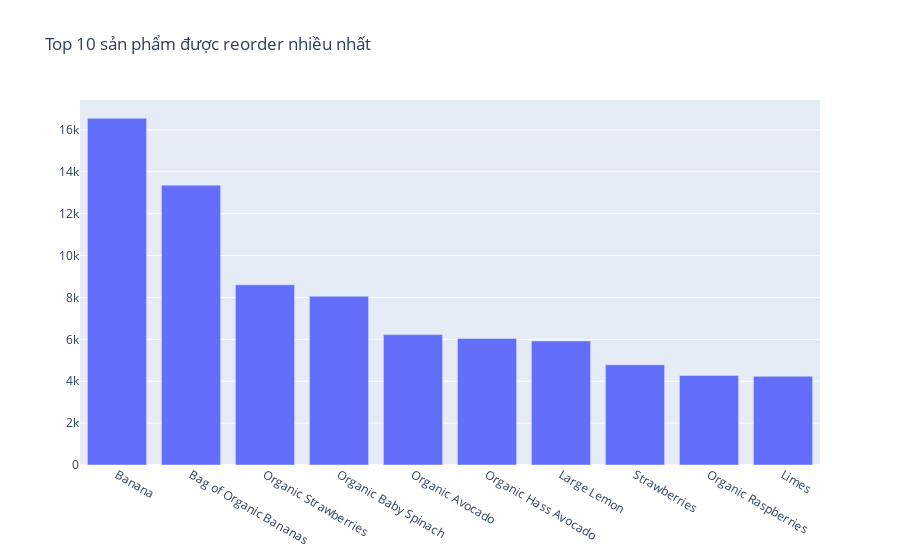

The notebook cell this image was saved under:
### Code cell
fig = go.Figure(layout=go.Layout(xaxis={'type':'category'}, title='Top 10 sản phẩm được reorder nhiều nhất'))
fig.add_trace(go.Bar(x=counts_name['product_name'], y=counts_name['count']))
fig.show()

### Figure 1 — Plotly figure (JSON) as saved in the notebook; plotly's stock layout.template omitted (floating-point values rounded to 4 significant figures)
{"data": [{"type": "bar", "x": ["Banana", "Bag of Organic Bananas", "Organic Strawberries", "Organic Baby Spinach", "Organic Avocado", "Organic Hass Avocado", "Large Lemon", "Strawberries", "Organic Raspberries", "Limes"], "y": [16557, 13362, 8603, 8055, 6226, 6042, 5923, 4786, 4279, 4234]}], "layout": {"title": {"text": "Top 10 sản phẩm được reorder nhiều nhất"}, "xaxis": {"type": "category"}}}
